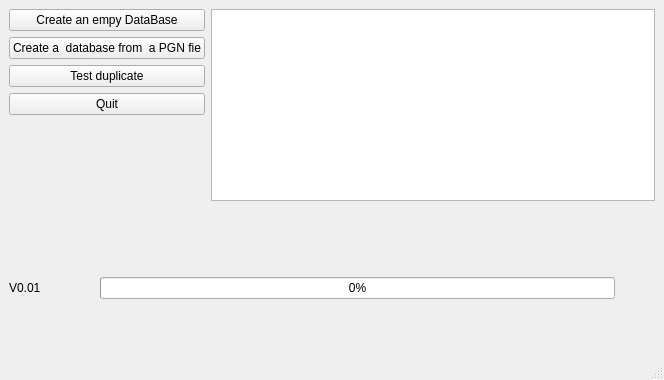
<?xml version="1.0" encoding="UTF-8"?>
<ui version="4.0">
 <class>MainWindow</class>
 <widget class="QMainWindow" name="MainWindow">
  <property name="geometry">
   <rect>
    <x>0</x>
    <y>0</y>
    <width>664</width>
    <height>380</height>
   </rect>
  </property>
  <property name="windowTitle">
   <string>MainWindow</string>
  </property>
  <widget class="QWidget" name="centralwidget">
   <layout class="QHBoxLayout" name="horizontalLayout_3">
    <item>
     <layout class="QVBoxLayout" name="verticalLayout_3">
      <item>
       <layout class="QHBoxLayout" name="horizontalLayout">
        <item>
         <layout class="QVBoxLayout" name="verticalLayout">
          <item>
           <widget class="QPushButton" name="pushButton_2">
            <property name="text">
             <string>Create an empy DataBase</string>
            </property>
           </widget>
          </item>
          <item>
           <widget class="QPushButton" name="pusButtonCreateDataBaseFromPGNFIle">
            <property name="text">
             <string>Create a  database from  a PGN fie</string>
            </property>
           </widget>
          </item>
          <item>
           <widget class="QPushButton" name="pushButtonTestDuplicate">
            <property name="text">
             <string>Test duplicate</string>
            </property>
           </widget>
          </item>
          <item>
           <widget class="QPushButton" name="pushButtonQuit">
            <property name="text">
             <string>Quit</string>
            </property>
           </widget>
          </item>
          <item>
           <spacer name="horizontalSpacer_2">
            <property name="orientation">
             <enum>Qt::Vertical</enum>
            </property>
            <property name="sizeHint" stdset="0">
             <size>
              <width>40</width>
              <height>20</height>
             </size>
            </property>
           </spacer>
          </item>
         </layout>
        </item>
        <item>
         <layout class="QVBoxLayout" name="verticalLayout_2">
          <item>
           <widget class="QTableView" name="tableView">
            <property name="alternatingRowColors">
             <bool>true</bool>
            </property>
            <property name="selectionMode">
             <enum>QAbstractItemView::SingleSelection</enum>
            </property>
            <property name="selectionBehavior">
             <enum>QAbstractItemView::SelectRows</enum>
            </property>
           </widget>
          </item>
          <item>
           <spacer name="horizontalSpacer_3">
            <property name="orientation">
             <enum>Qt::Vertical</enum>
            </property>
            <property name="sizeHint" stdset="0">
             <size>
              <width>40</width>
              <height>20</height>
             </size>
            </property>
           </spacer>
          </item>
         </layout>
        </item>
       </layout>
      </item>
      <item>
       <layout class="QHBoxLayout" name="horizontalLayout_2">
        <item>
         <widget class="QLabel" name="label">
          <property name="text">
           <string>V0.01</string>
          </property>
         </widget>
        </item>
        <item>
         <spacer name="horizontalSpacer_4">
          <property name="orientation">
           <enum>Qt::Vertical</enum>
          </property>
          <property name="sizeHint" stdset="0">
           <size>
            <width>40</width>
            <height>20</height>
           </size>
          </property>
         </spacer>
        </item>
        <item>
         <widget class="QLabel" name="labelError">
          <property name="text">
           <string/>
          </property>
         </widget>
        </item>
        <item>
         <widget class="QProgressBar" name="progressBar">
          <property name="maximum">
           <number>1000000000</number>
          </property>
          <property name="value">
           <number>0</number>
          </property>
         </widget>
        </item>
        <item>
         <spacer name="horizontalSpacer_5">
          <property name="orientation">
           <enum>Qt::Vertical</enum>
          </property>
          <property name="sizeHint" stdset="0">
           <size>
            <width>40</width>
            <height>20</height>
           </size>
          </property>
         </spacer>
        </item>
       </layout>
      </item>
     </layout>
    </item>
   </layout>
  </widget>
  <widget class="QMenuBar" name="menubar">
   <property name="geometry">
    <rect>
     <x>0</x>
     <y>0</y>
     <width>664</width>
     <height>23</height>
    </rect>
   </property>
  </widget>
  <widget class="QStatusBar" name="statusbar"/>
  <action name="actionCreate_a_test_DataBase">
   <property name="text">
    <string>Create a test DataBase</string>
   </property>
  </action>
  <action name="actionRemove_the_Test_DataBase">
   <property name="text">
    <string>Remove the Test DataBase</string>
   </property>
  </action>
 </widget>
 <resources/>
 <connections/>
</ui>
